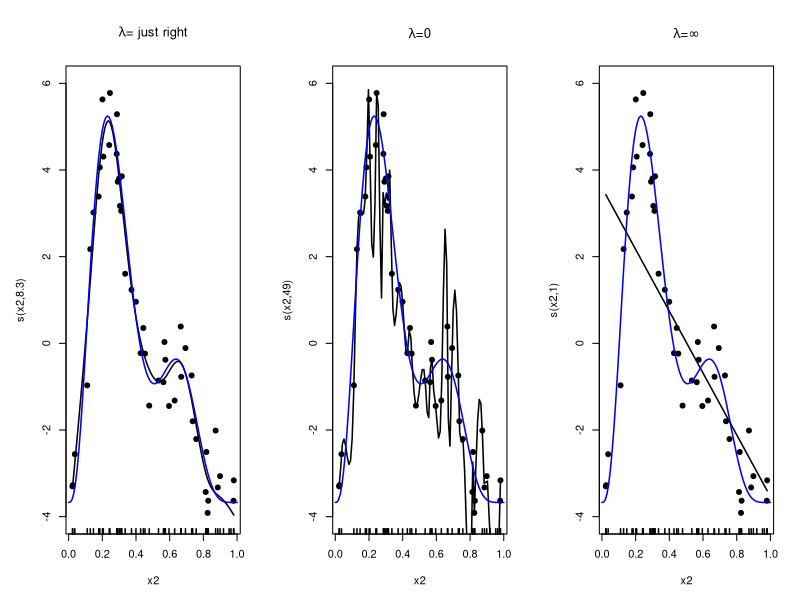
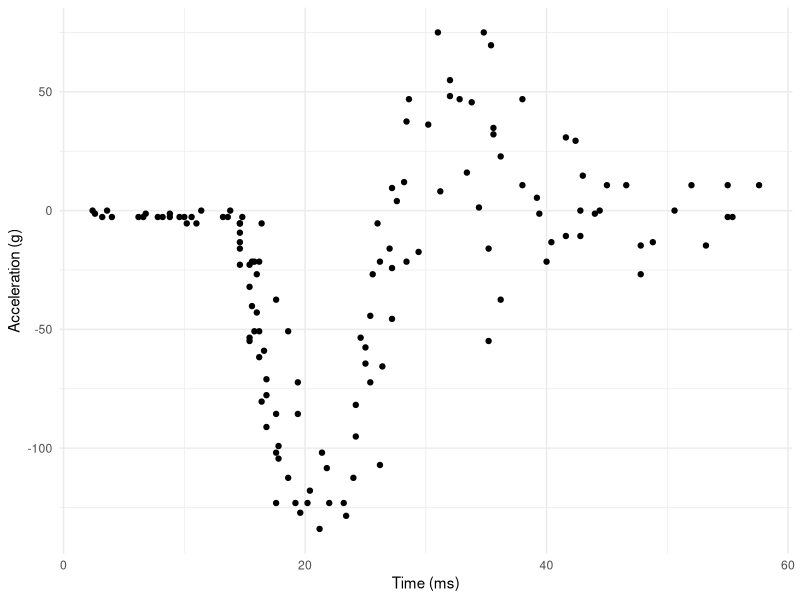
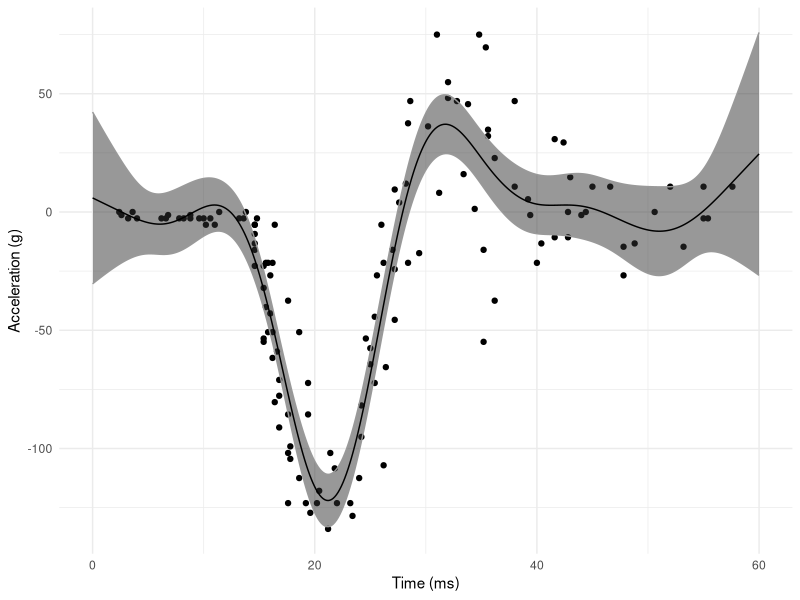
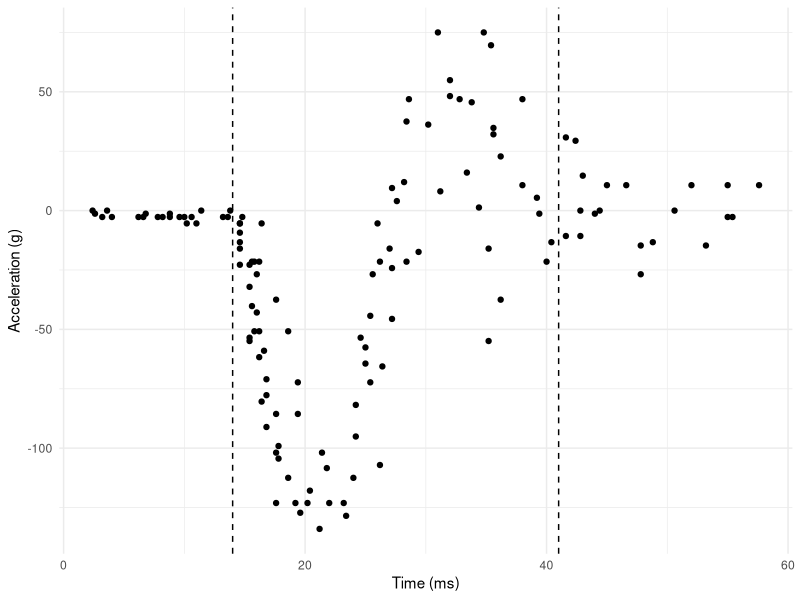
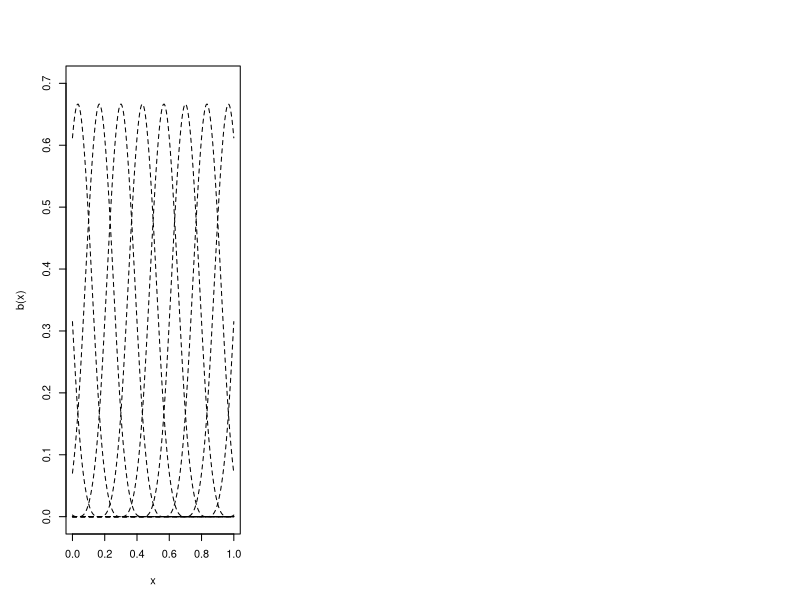
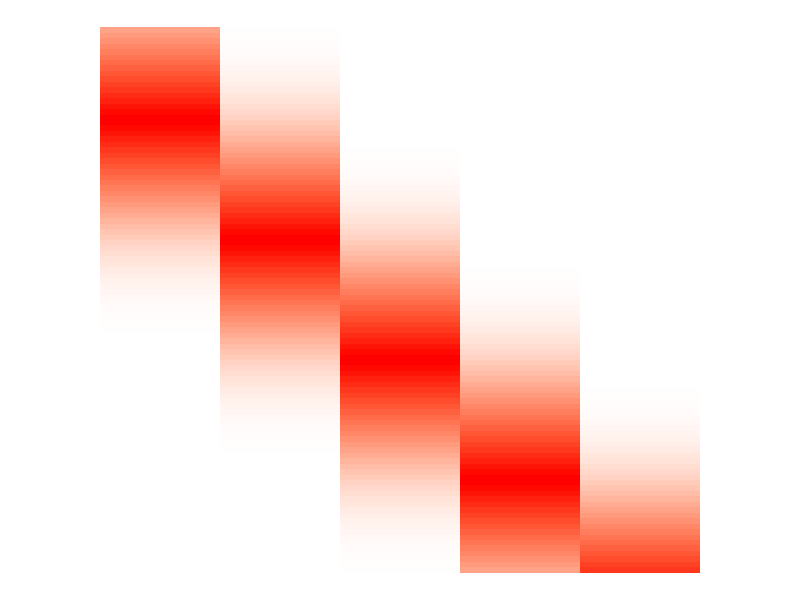
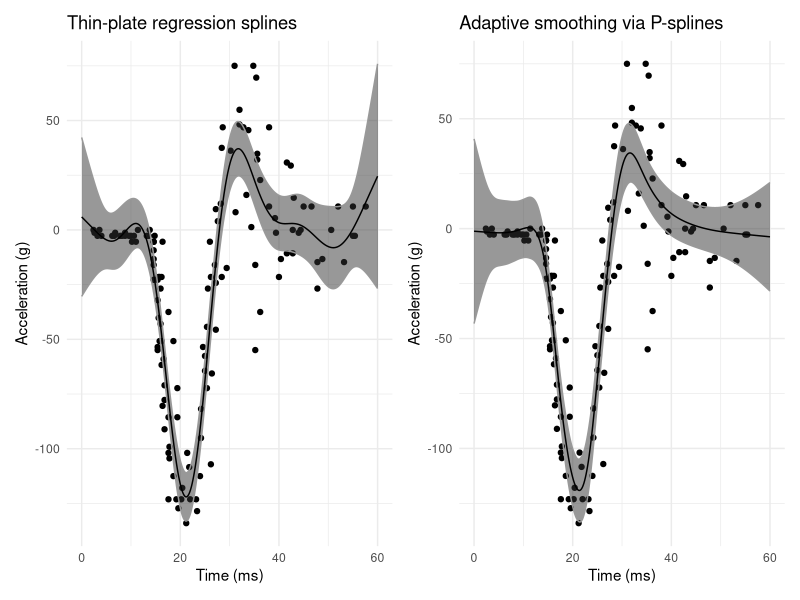
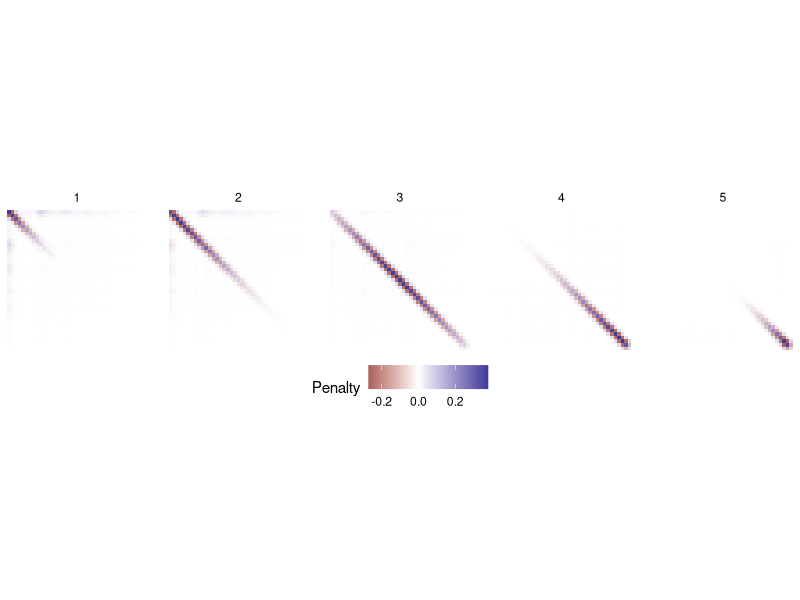

Write the R code that produced these figures, in order.
## ---- chunk 1
#| fig.cap: Data (black dots) are generated from the blue line. In the left plot we have $\lambda$ be estimated. The middle plot shows that when the smoothing parameter is set to zero we get overfitting since the model is unpenalized. The right plot shows what happens when the penalty dominates and all the wiggles are removed from the model, leaving only the slope term which doesn't have second derivatives (which are used for the penalty in this case).

library(mgcv)

# hacked from the example in ?gam
set.seed(2) ## simulate some data...·
dat <- gamSim(1,n=50,dist="normal",scale=0.5, verbose=FALSE)
dat$y <- dat$f2 + rnorm(length(dat$f2), sd = sqrt(0.5))
f2 <- function(x) 0.2*x^11*(10*(1-x))^6+10*(10*x)^3*(1-x)^10-mean(dat$y)
ylim <- c(-4,6)

# fit some models
b.justright <- gam(y~s(x2),data=dat)
b.sp0 <- gam(y~s(x2, sp=0, k=50),data=dat)
b.spinf <- gam(y~s(x2),data=dat, sp=1e10)

# make three plots, w. estimated smooth, truth and data on each
par(mfrow=c(1,3), mar=c(5,5,5,2))

plot(b.justright, se=FALSE, ylim=ylim,
     main=expression(lambda*plain("= just right")), lwd=1.5)
points(dat$x2, dat$y-mean(dat$y), pch=19)
curve(f2,0,1, col="blue", add=TRUE, lwd=1.5)

plot(b.sp0, se=FALSE, ylim=ylim, main=expression(lambda*plain("=")*0), lwd=1.5)
points(dat$x2, dat$y-mean(dat$y), pch=19)
curve(f2,0,1, col="blue", add=TRUE, lwd=1.5)

plot(b.spinf, se=FALSE, ylim=ylim,                                              main=expression(lambda*plain("=")*infinity), lwd=1.5)
points(dat$x2, dat$y-mean(dat$y), pch=19)
curve(f2,0,1, col="blue", add=TRUE, lwd=1.5)
## ---- chunk 2
#| fig.cap: The "motorcycle data". These show the acceleration felt by sensors on the helmets of cadavers as they make impact with a wall.
library(MASS)
library(ggplot2)
library(patchwork)

ggplot(mcycle) +
  geom_point(aes(x=times, y=accel)) +
  labs(x="Time (ms)", y="Acceleration (g)") +
  theme_minimal()
## ---- chunk 3
library(mgcv)

b <- gam(accel ~ s(times), data=mcycle)
## ---- chunk 4
# plotting function
plot_mpreds <- function(model){
  # prediction grid
  xx <- data.frame(times = seq(0, 60, length.out=400))
  # make the predictions
  pp <- predict(model, newdata=xx, se=TRUE)

  # add predictions to the grid
  xx$accel <- as.vector(pp$fit)
  # approximate confidence bands
  xx$upper <- as.vector(pp$fit + 1.96*pp$se.fit)
  xx$lower <- as.vector(pp$fit - 1.96*pp$se.fit)

  # create the plot itself
  ggplot() +
    geom_point(aes(x=times, y=accel), data=mcycle) +
    geom_ribbon(aes(x=times, ymin=lower, ymax=upper),
                colour="grey60", alpha=0.5,
                data=xx) +
    geom_line(aes(x=times, y=accel), data=xx) +
    labs(x="Time (ms)", y="Acceleration (g)") +
    theme_minimal()
}

plot_mpreds(b)
## ---- chunk 5
#| fig.cap: Where we might have differing smoothing in the "motorcycle data".

ggplot(mcycle) +
  geom_point(aes(x=times, y=accel)) +
  geom_vline(xintercept=14, lty=2) +
  geom_vline(xintercept=41, lty=2) +
  labs(x="Time (ms)", y="Acceleration (g)") +
  theme_minimal()
## ---- chunk 6
#| label: fig-bsbasis
#| fig.cap: A B-spline basis.
# taken from Wood (2017)
bspline <- function(x,k,i,m=2){
# evaluate ith b-spline basis function of order m at the values
# in x, given knot locations in k
  if (m==-1){ # base of recursion
    res <- as.numeric(x<k[i+1]&x>=k[i])
  }else{
    # construct from call to lower order basis
    z0 <- (x-k[i])/(k[i+m+1]-k[i])
    z1 <- (k[i+m+2]-x)/(k[i+m+2]-k[i+1])
    res <- z0*bspline(x,k,i,m-1)+ z1*bspline(x,k,i+1,m-1)
  }
  res
}

# knot locations
nk <- 16
knts <- seq(-0.5, 1.5, length.out=nk)
# grid for evaluation
xx <- seq(0, 1, length.out=200)

plot(c(0,1), c(0, 0.7), type="n",
     xlab="x", ylab="b(x)")

for(i in 1:nk){
  lines(xx, bspline(xx, knts, i, 2), lty=2)
}
## ---- chunk 7
(P1 <- diff(diag(10), differences=1))
(P2 <- diff(diag(10), differences=2))
## ---- chunk 8
#| label: fig-bsbasis-mat
#| fig.cap: Visualisation of a B-spline basis design matrix.
# knot locations
nk <- 10
nd <- 100
knts <- seq(-0.5, 1.5, length.out=nk)
# grid for evaluation
xx <- seq(0, 1, length.out=nd)

#bspline <- function(x,k,i,m=2){
XX <- expand.grid(xx = xx,
                  knts = knts[2:6])
XX$p <- unlist(lapply(2:6, bspline, x=xx, k=knts, m=2))

ggplot(XX) +
  geom_tile(aes(x=knts, y=xx, fill=p)) +
  scale_y_reverse() +
  scale_fill_gradient(low="#fff", high="#ff0000") +
  coord_equal() +
  theme_void() +
  theme(legend.position="none")
## ---- chunk 9
#| fig.cap: Comparison of thin-plate splines (left) and adaptive smoothing (right) for the motorcycle dataset.
#| fig.width: 10
#| label: fig-tprsadcomp
b_ad <- gam(accel ~ s(times, bs="ad"), data=mcycle)

(plot_mpreds(b) + ggtitle("Thin-plate regression splines")) +
(plot_mpreds(b_ad) + ggtitle("Adaptive smoothing via P-splines"))
## ---- chunk 10
length(b_ad$smooth[[1]]$S)
## ---- chunk 11
#| label: visS
#| fig.cap: The penalty matrices used to fit our model `b_ad`. Note the spatial structure as we move left to right. Most values are zero but the leading diagonal advances down the matrix, showing where the penalty acts over the spline basis.
#| fig.width: 10
#| fig.height: 4
#| message: false
library(dplyr)

Splot <- lapply(b_ad$smooth[[1]]$S, array2DF, base=list(as.character(1:39)))
Splot <- do.call(rbind, Splot) %>%
  mutate(arow=as.numeric(Var1),
         acol=as.numeric(Var2),
         amat=rep(1:length(b_ad$smooth[[1]]$S),
                  each=nrow(b_ad$smooth[[1]]$S[[1]])*
                       nrow(b_ad$smooth[[1]]$S[[1]])),
         S=Value) %>%
  select(arow, acol, amat, S)


ggplot(Splot) +
  geom_tile(aes(x=acol, y=arow, fill=S)) +
  scale_y_reverse() +
  facet_wrap(~amat, nrow=1) +
  scale_fill_gradient2() +
  coord_equal() +
  labs(fill="Penalty") +
  theme_void() +
  theme(legend.position="bottom")
